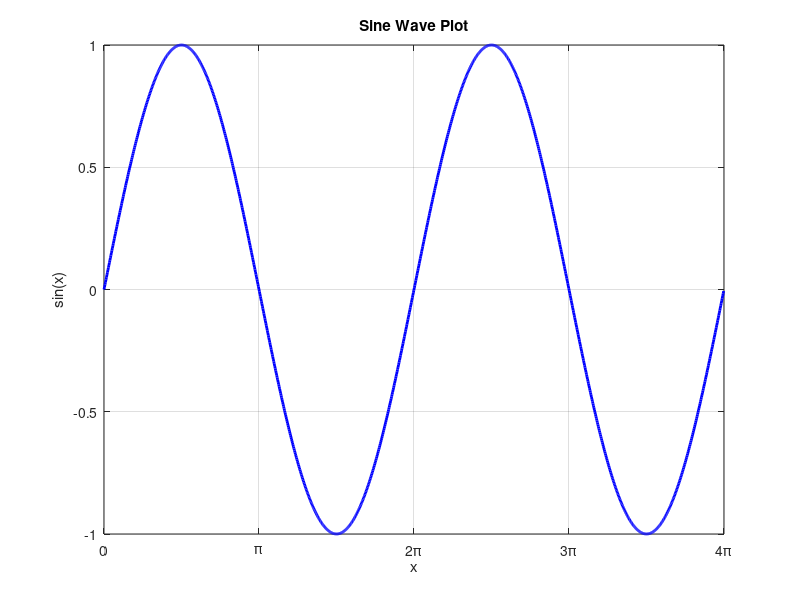

The MATLAB script that drew this image:
% MATLAB script to plot a sine wave
% Generated with a random filename

% Define x values from 0 to 4π with small increments
x = 0:0.01:4*pi;

% Calculate y values as sine of x
y = sin(x);

% Create the plot
figure;
plot(x, y, 'b-', 'LineWidth', 2);

% Add labels and title
xlabel('x');
ylabel('sin(x)');
title('Sine Wave Plot');

% Add grid for better visualization
grid on;

% Set axis limits for better view
xlim([0 4*pi]);

% Add x-axis ticks at π intervals
xticks(0:pi:4*pi);
xticklabels({'0', '\pi', '2\pi', '3\pi', '4\pi'});

% Display the plot
disp('Sine wave plot created successfully!');
